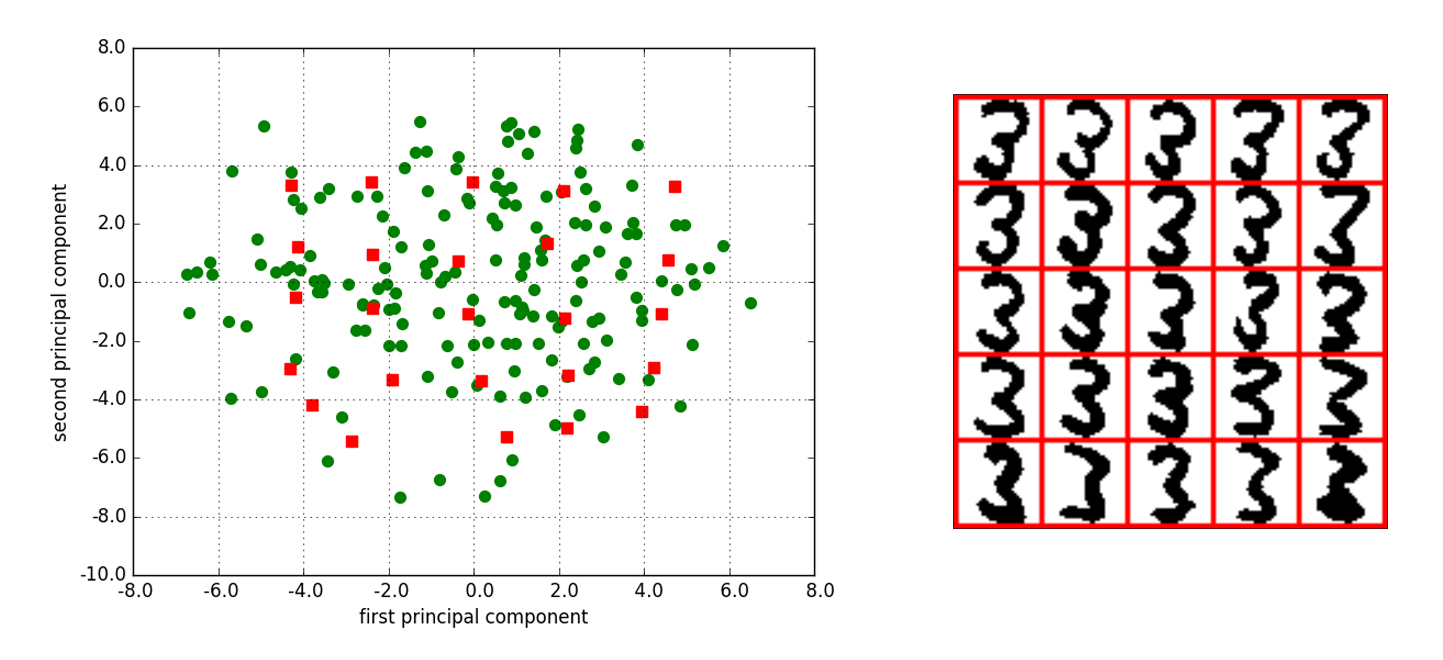

Python code for this plot:
import numpy as np
import matplotlib.pyplot as plt
from pylab import *
from matplotlib.ticker import MultipleLocator, FormatStrFormatter
from PIL import Image

# load data, find where is the digit of 3
myFile = open("G:\digit recognition\optdigits-orig.tra\optdigits-orig.tra")
data = myFile.readlines()
train = []
for i in range(1934):
	if int(data[53 + 33*i]) == 3:
		begin = 33 * i + 21
		line_list = []
		for j in range(32):
			for item in data[begin + j].strip():
				line_list.append(int(item))
		train.append(line_list)
train = np.array(train, dtype=np.int).T

# using svd to form pca
mean = np.mean(train, axis=1).reshape(train.shape[0], 1)
print(mean.shape)
print(train.shape)
mean_data = train - mean
print(mean_data.shape)
U, s, V = np.linalg.svd(mean_data, full_matrices=True)
result = np.dot(U[:,:2].T,mean_data)


xMin = min(result[0])
xMax = max(result[0])
yMin = min(result[1])
yMax = max(result[1])

x_list = np.linspace(xMin, xMax, 7)[1:6]
y_list = np.linspace(yMin, yMax, 7)[1:6]

location = []
for i in range(5):
	for j in range(5):
		anchorPoint = np.array([x_list[i],y_list[4-j]]) 
		distance = []
		for item in result.T:
			dis = np.linalg.norm(anchorPoint - item)
			distance.append(dis)
		loc = distance.index(min(distance))
		location.append(loc)

# plot
xScale   = MultipleLocator(2) 
xTxt = FormatStrFormatter('%5.1f') 
xMinorScale   = MultipleLocator(4) 

yScale   = MultipleLocator(2) 
yTxt = FormatStrFormatter('%1.1f') 
yMinorScale   = MultipleLocator(4) 

plt.scatter(result[0], result[1], 50, color ='green',marker = 'o')
for item in location:
	plt.scatter(result[0][item], result[1][item], 60, color ='red', marker = 's')

ax = subplot(111) 

ax.xaxis.set_major_locator(xScale)
ax.xaxis.set_major_formatter(xTxt)

ax.yaxis.set_major_locator(yScale)
ax.yaxis.set_major_formatter(yTxt)

ax.xaxis.set_minor_locator(xMinorScale)
ax.yaxis.set_minor_locator(yMinorScale)

ax.set_ylabel('second principal component')
ax.set_xlabel('first principal component')

ax.xaxis.grid(True, which='major') #x
ax.yaxis.grid(True, which='minor') 

plt.show()

#display all the number
data_r = 255*np.ones([2,172], dtype=np.uint8)
data_c = 255*np.ones([32,2], dtype=np.uint8)

data_matrix_r = data_r
for i in range(5):
	data_matrix_c = data_c
	for j in range(5):
		data_matrix_c = np.c_[data_matrix_c, 255*train[:,location[5*i+j]].reshape(32,32)]
		data_matrix_c = np.c_[data_matrix_c, data_c]
	data_matrix_r = np.r_[data_matrix_r, data_matrix_c]
	data_matrix_r = np.r_[data_matrix_r, data_r]

#a = (255-data_matrix_r)
a = data_matrix_r

cc = Image.new("RGB", (172, 172))
red = [0, 1, 34, 35, 68, 69, 102, 103, 136, 137, 170, 171]
#np.savetxt("C:\\Users\\LJH\\Desktop\\AMCS\\test.txt", a)
for i in range(172):
	for j in range(172):
		cc.putpixel([i, j], (255 - a[i,j], 255 - a[i,j], 255 - a[i,j]))

for i in red:
	for j in range(172):
		cc.putpixel([i, j], (255, 0, 0))
		cc.putpixel([j, i], (255, 0, 0))
		
cc.rotate(90).show()
